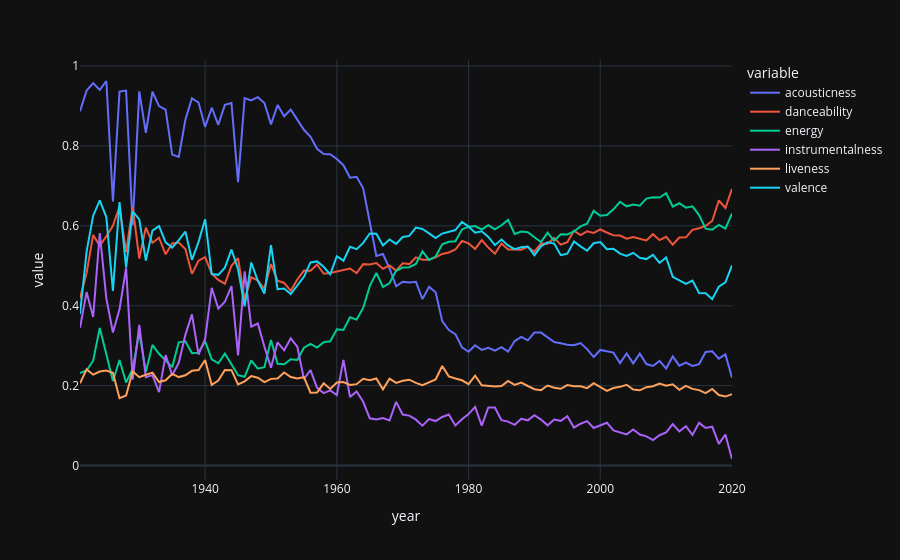

Notebook cell for this chart:
### Code cell
import plotly.express as px

sound_features = ['acousticness', 'danceability', 'energy', 'instrumentalness', 'liveness', 'valence']
fig = px.line(year_data, x='year', y=sound_features)
fig.show()
